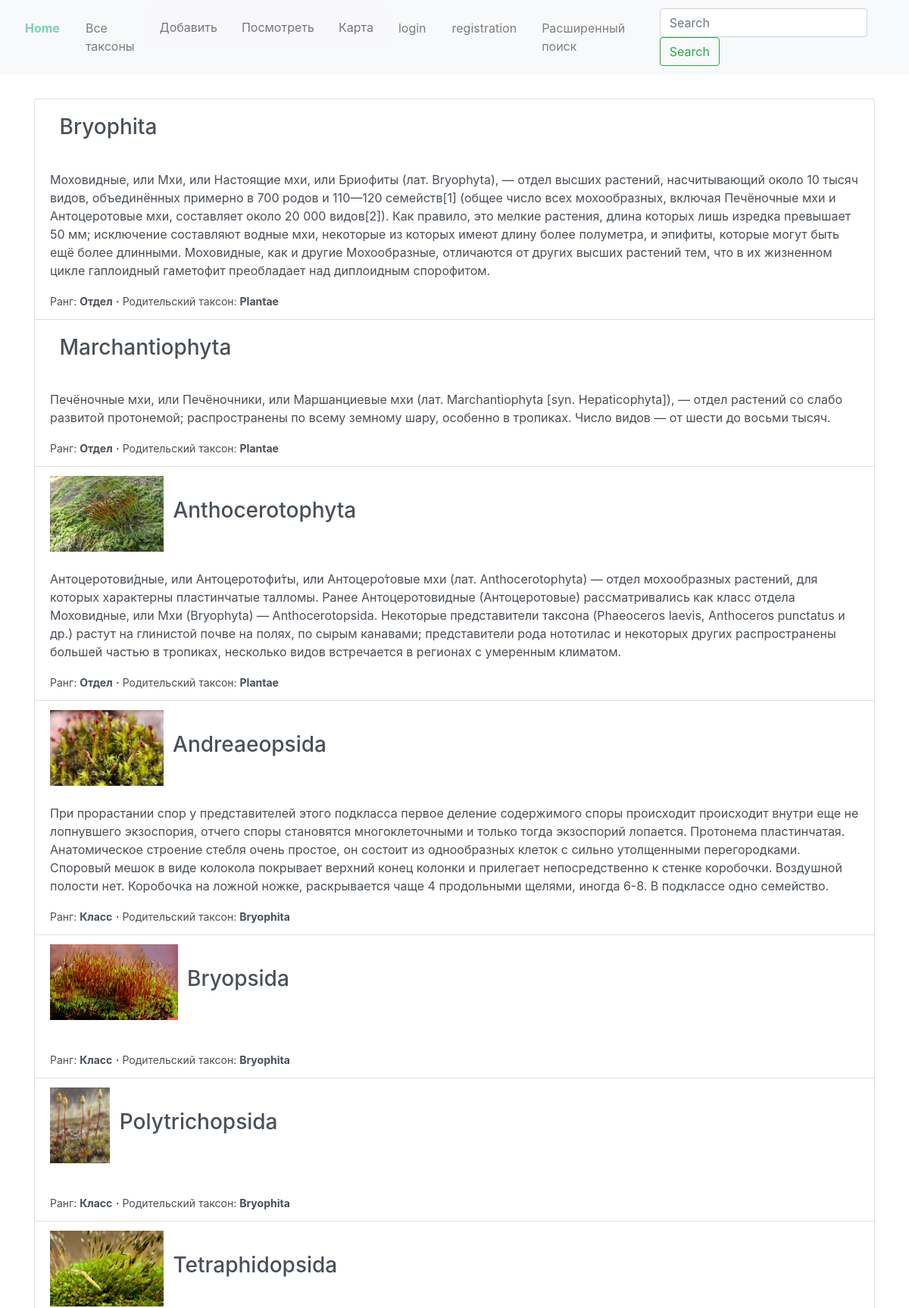
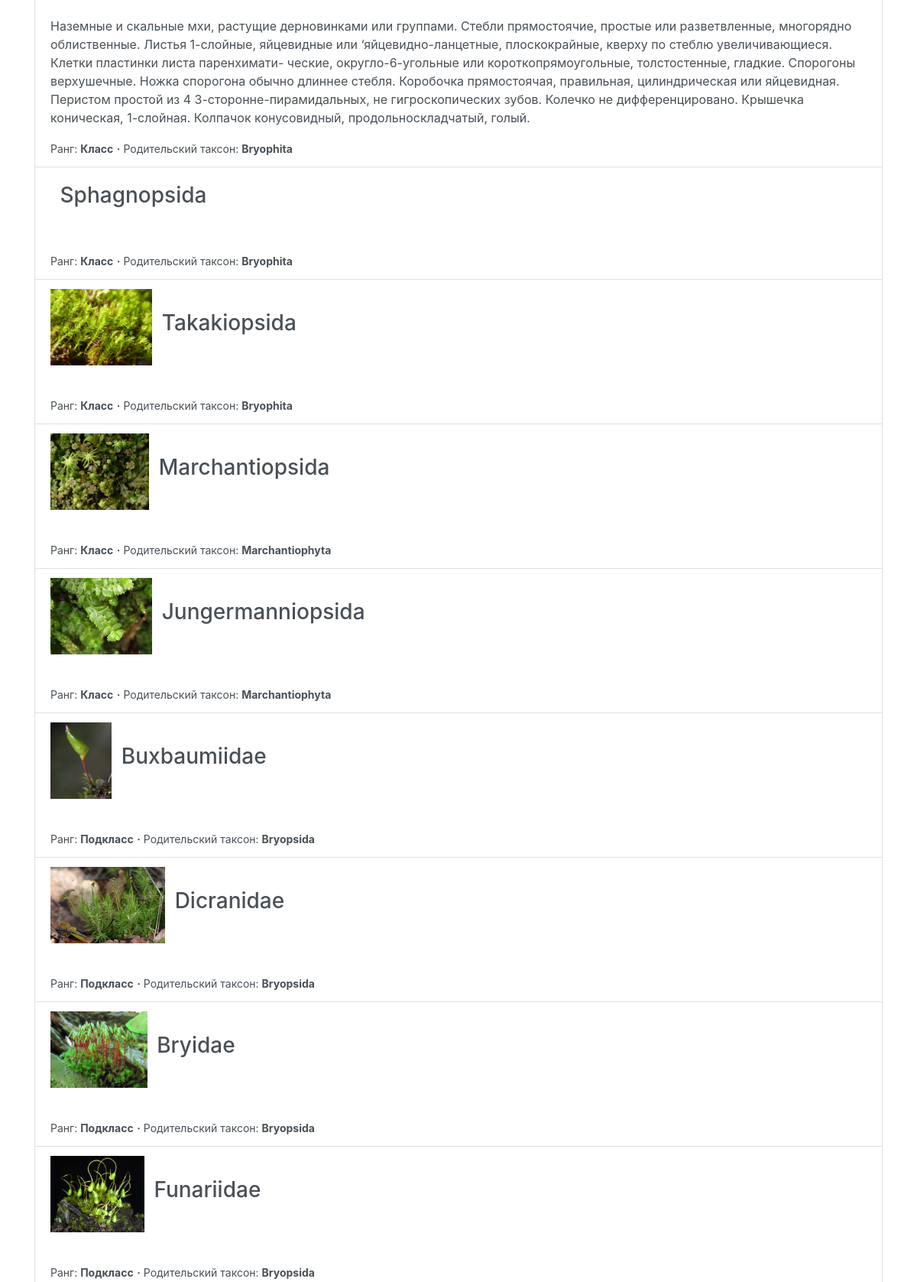
/taxons/all_taxons/ (upper part), run on the app's committed database (2 pictures, top to bottom).
### moss/models.py (models this page shows)
class Division(models.Model):
	parent_taxon = models.CharField(max_length=50, default='Plantae')
	name = models.CharField(max_length=60)
	description = models.TextField(blank=True)
	definer_description = models.TextField(blank=True)
	date = models.DateTimeField(auto_now_add=True)
	img = models.ImageField(blank=True, null=True)
	creator = models.ForeignKey(User, on_delete=models.SET_NULL, blank=True, null=True)
	tax = models.ForeignKey(Taxa, on_delete=models.SET_NULL, blank=True, null=True)
	def __str__(self):
		return self.name
	class Meta:
		verbose_name_plural = 'Divisions'

class Class(models.Model):
	parent_taxon = models.ForeignKey(Division, on_delete=models.CASCADE, blank=True, null=True)
	name = models.CharField(max_length=60)
	description = models.TextField(blank=True)
	definer_description = models.TextField(blank=True)
	date = models.DateTimeField(auto_now_add=True)
	img = models.ImageField(blank=True, null=True)
	creator = models.ForeignKey(User, on_delete=models.SET_NULL, blank=True, null=True)
	tax = models.ForeignKey(Taxa, on_delete=models.SET_NULL, blank=True, null=True)
	def __str__(self):
		return self.name
	class Meta:
		verbose_name_plural = 'Classes'

class Subclass(models.Model):
	parent_taxon = models.ForeignKey(Class, on_delete=models.CASCADE, blank=True, null=True)
	name = models.CharField(max_length=60)
	description = models.TextField(blank=True)
	definer_description = models.TextField(blank=True)
	date = models.DateTimeField(auto_now_add=True)
	img = models.ImageField(blank=True, null=True)
	creator = models.ForeignKey(User, on_delete=models.SET_NULL, blank=True, null=True)
	tax = models.ForeignKey(Taxa, on_delete=models.SET_NULL, blank=True, null=True)
	def __str__(self):
		return self.name
	class Meta:
		verbose_name_plural = 'Subclasses'

### definer/models.py (models this page shows)
class Taxa(models.Model):
	name = models.CharField(max_length=150) #на русском
	identifier = models.CharField(max_length=150, null=True) #на английском
	def __str__(self):
		return self.name

### moss/views.py (the view)
# urls.py: path('all_taxons/', views.all_taxons, name='all_taxons'),
def all_taxons(request):
	models_list = (Division, Class, Subclass, Order, Family, Genus, Species)
	taxons = []
	for model in models_list:
		taxons2 = list(lambda model: model.objects.all() for model in models_list)
	for model in models_list:
		tax = model.objects.all()
		if len(tax) > 0:
			taxons.append(tax)
		else:
			pass
	return render(request, 'all_taxons.html', {'taxons': taxons})

### moss/models.py (called while the page is built)
	def __str__(self):
		return self.name

	def __str__(self):
		return self.name

	def __str__(self):
		return self.name

### moss/templates/all_taxons.html (shortened to what this page needs)
{% extends 'base.html' %}
{% load bootstrap4 %}
{% block content %}
<div class="list-group">
	{% if taxons %}
		{% for taxons in taxons %}
			{% for taxon in taxons %}
			  <a href="{% url 'taxons:universal_taxon' taxon.name %}" class="list-group-item list-group-item-action flex-column align-items-start">
			  	<div>
			  	{% if taxon.img %}
			  	<div style='display: inline-block;'>
			  	<img height=100 alt='' src='{{taxon.img.url}}'></div>
			  	{% endif %}
			  	<div style='display: inline-block; padding: 8px'><h3>{{taxon.name}}</h3></div>
			  </div>
			 	<br>
			    <p class="mb-3">{{taxon.description}}</p>
			    <small>Ранг: <strong>{{taxon.tax}}</strong></small>
			    <small> <b>·</b> Родительский таксон: <strong>{{taxon.parent_taxon}}</strong></small>
			  </a>
			{% endfor %}
		{% endfor %}
	{% endif %}
</div>
{% endblock %}

### data on the page
Division: name "Bryophita", description "Моховидные, или Мхи, или Настоящие мхи, или Бриофиты (лат. Bryophyta), — отдел высших растений, насчитывающий около 10 тысяч видов, объединённых примерно в 700 родов и 110—120 семейств[1] (общее число всех мохообразных, включая Печёночные мхи и Антоцеротовые мхи, составляет около 20 000 видов[2]). Как правило, это мелкие растения, длина которых лишь изредка превышает 50 мм; исключение составляют водные мхи, некоторые из которых имеют длину более полуметра, и эпифиты, которые могут быть ещё более длинными. Моховидные, как и другие Мохообразные, отличаются от других высших растений тем, что в их жизненном цикле гаплоидный гаметофит преобладает над диплоидным спорофитом.", tax "Отдел", parent_taxon "Plantae"
Division: name "Marchantiophyta", description "Печёночные мхи, или Печёночники, или Маршанциевые мхи (лат. Marchantiophyta [syn. Hepaticophyta]), — отдел растений со слабо развитой протонемой; распространены по всему земному шару, особенно в тропиках. Число видов — от шести до восьми тысяч.", tax "Отдел", parent_taxon "Plantae"
Division: img (picture), name "Anthocerotophyta", description "Антоцеротови́дные, или Антоцеротофи́ты, или Антоцеро́товые мхи (лат. Anthocerotophyta) — отдел мохообразных растений, для которых характерны пластинчатые талломы. Ранее Антоцеротовидные (Антоцеротовые) рассматривались как класс отдела Моховидные, или Мхи (Bryophyta) — Anthocerotopsida. Некоторые представители таксона (Phaeoceros laevis, Anthoceros punctatus и др.) растут на глинистой почве на полях, по сырым канавами; представители рода нототилас и некоторых других распространены большей частью в тропиках, несколько видов встречается в регионах с умеренным климатом.", tax "Отдел", parent_taxon "Plantae"
Class: img (picture), name "Andreaeopsida", description "При прорастании спор у представителей этого подкласса первое деление содержимого споры происходит происходит внутри еще не лопнувшего экзоспория, отчего споры становятся многоклеточными и только тогда экзоспорий лопается. Протонема пластинчатая. Анатомическое строение стебля очень простое, он состоит из однообразных клеток с сильно утолщенными перегородками. Споровый мешок в виде колокола покрывает верхний конец колонки и прилегает непосредственно к стенке коробочки. Воздушной полости нет. Коробочка на ложной ножке, раскрывается чаще 4 продольными щелями, иногда 6-8. В подклассе одно семейство.", tax "Класс", parent_taxon "Bryophita"
Class: img (picture), name "Bryopsida", tax "Класс", parent_taxon "Bryophita"
Class: img (picture), name "Polytrichopsida", tax "Класс", parent_taxon "Bryophita"
Class: img (picture), name "Tetraphidopsida", description "Наземные и скальные мхи, растущие дерновинками или группами. Стебли прямостоячие, простые или разветвленные, многорядно облиственные. Листья 1-слойные, яйцевидные или ‘яйцевидно-ланцетные, плоскокрайные, кверху по стеблю увеличивающиеся. Клетки пластинки листа паренхимати- ческие, округло-6-угольные или короткопрямоугольные, толстостенные, гладкие. Спорогоны верхушечные. Ножка спорогона обычно длиннее стебля. Коробочка прямостоячая, правильная, цилиндрическая или яйцевидная. Перистом простой из 4 3-сторонне-пирамидальных, не гигроскопических зубов. Колечко не дифференцировано. Крышечка коническая, 1-слойная. Колпачок конусовидный, продольноскладчатый, голый.", tax "Класс", parent_taxon "Bryophita"
Class: name "Sphagnopsida", tax "Класс", parent_taxon "Bryophita"
Class: img (picture), name "Takakiopsida", tax "Класс", parent_taxon "Bryophita"
Class: img (picture), name "Marchantiopsida", tax "Класс", parent_taxon "Marchantiophyta"
Class: img (picture), name "Jungermanniopsida", tax "Класс", parent_taxon "Marchantiophyta"
Subclass: img (picture), name "Buxbaumiidae", tax "Подкласс", parent_taxon "Bryopsida"
Subclass: img (picture), name "Dicranidae", tax "Подкласс", parent_taxon "Bryopsida"
Subclass: img (picture), name "Bryidae", tax "Подкласс", parent_taxon "Bryopsida"
Subclass: img (picture), name "Funariidae", tax "Подкласс", parent_taxon "Bryopsida"
